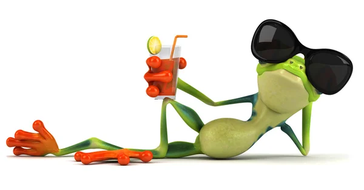
#> input picture group 414/lab2/IlliaSadovnik/img_1.png, 364 x 190 px, shrunk from 600 x 313 before the run
$ python l2.py
#> lines starting #> are read from the running program, lines starting #| are printed output that depends on the picture
import math
from typing import List

import numpy as np
import matplotlib.pyplot as plt
import cv2
from cv2 import AKAZE_create

# OpenCV matcher

def cv_matcher(first_image: np.ndarray, second_image: np.ndarray) -> List[cv2.DMatch]:
    kaze = AKAZE_create()
    first_kps, first_descs = kaze.detectAndCompute(first_image, None)
    second_kps, second_descs = kaze.detectAndCompute(second_image, None)
    matcher = cv2.BFMatcher(cv2.NORM_L2, crossCheck=True)
    matches_list = matcher.match(first_descs, second_descs)
    res = cv2.drawMatches(first_image, first_kps, second_image, second_kps, matches_list, None, flags=2)
    plt.imshow(res)
    plt.title('cv_matcher')
    plt.show()
    return res


# Custom matcher

def my_matcher(first_image: np.ndarray, second_image: np.ndarray) -> List[cv2.DMatch]:
    kaze = AKAZE_create()
    first_kps, first_descs = kaze.detectAndCompute(first_image, None)
    second_kps, second_descs = kaze.detectAndCompute(second_image, None)
    matches_list = [
        cv2.DMatch(_distance=np.linalg.norm(descs1 - descs2), _imgIdx=0, _queryIdx=descs1_idx, _trainIdx=descs1_idx)
        for descs1_idx, descs1 in enumerate(first_descs) for descs1_idx, descs2 in enumerate(second_descs)
    ]
    matches_list = sorted(matches_list, key=lambda x: x.distance)[:math.floor(len(matches_list) * 0.01)]
    res = cv2.drawMatches(first_image, first_kps, second_image, second_kps, matches_list, None, flags=2)
    plt.imshow(res)
    plt.title('my_matcher')
    plt.show()
    return res


# First pair
img_1 = cv2.imread('img_1.png', cv2.IMREAD_COLOR)
#> img_1 is the input picture: shape (190, 364, 3); mean B, G, R 206.9, 219.9, 224.6
img_2 = cv2.imread('img_2.png', cv2.IMREAD_COLOR)
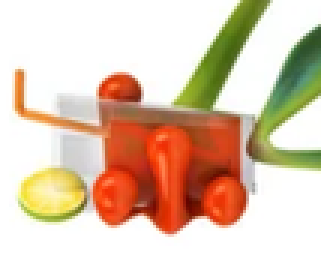
#> input picture group 414/lab2/IlliaSadovnik/img_2.png, 107 x 89 px, shrunk from 177 x 146 before the run (shown 3 times larger)
#> img_2 is the input picture: shape (89, 107, 3); mean B, G, R 176.7, 198.8, 223.4

detector = AKAZE_create()
kps1, _ = detector.detectAndCompute(img_1, None)
#> kps1 = 165 keypoints; strongest (x, y, size): (300, 56, 5.7), (198, 126, 8.1), (181, 63, 8.1), (286, 128, 8.1)
kps2, _ = detector.detectAndCompute(img_2, None)
#> kps2 = 10 keypoints; (x, y, size): (44, 30, 4.8), (74, 34, 4.8), (50, 32, 4.8), (77, 40, 4.8), (35, 29, 4.8), (76, 57, 4.8), (55, 33, 4.8), (31, 48, 4.8), (32, 55, 4.8), (38, 55, 4.8)

plt.imshow(cv2.drawKeypoints(img_1, kps1, np.array([])))
plt.show()

plt.imshow(cv2.drawKeypoints(img_2, kps2, np.array([])))
plt.show()
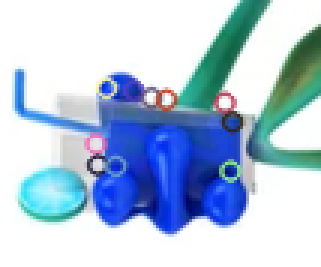
#> shown: shape (89, 107, 3) (shown 3 times larger); mean R, G, B 176.9, 197.8, 221.2

cv_matcher(img_1, img_2)
#> in cv_matcher, `first_kps, first_descs = kaze.detectAndCompute(first_image, None)`: first_kps has the same summary as kps1 outside cv_matcher
#> in cv_matcher, `second_kps, second_descs = kaze.detectAndCompute(second_image, None)`: second_kps has the same summary as kps2 outside cv_matcher
#> in cv_matcher, `matches_list = matcher.match(first_descs, second_descs)`: matches_list = 8 matches
#> in cv_matcher, `res = cv2.drawMatches(first_image, first_kps, second_image, second_kps..`:
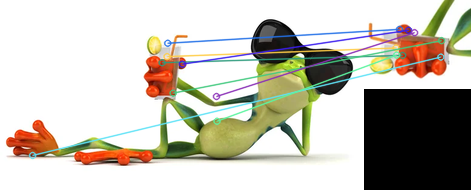
#> res: shape (190, 471, 3); mean B, G, R 179.7, 190.6, 194.3
my_matcher(img_1, img_2)
#> in my_matcher, `first_kps, first_descs = kaze.detectAndCompute(first_image, None)`: first_kps has the same summary as kps1 outside my_matcher
#> in my_matcher, `second_kps, second_descs = kaze.detectAndCompute(second_image, None)`: second_kps has the same summary as kps2 outside my_matcher
#> in my_matcher, `matches_list = [ cv2.DMatch(_distance=np.linalg.norm(descs1 - descs2),..`: matches_list = 1650 matches
#> in my_matcher, `matches_list = sorted(matches_list, key=lambda x: x.distance)[:math.fl..`: matches_list = 16 matches

# Second pair
img_3 = cv2.imread('img_3.png', cv2.IMREAD_COLOR)
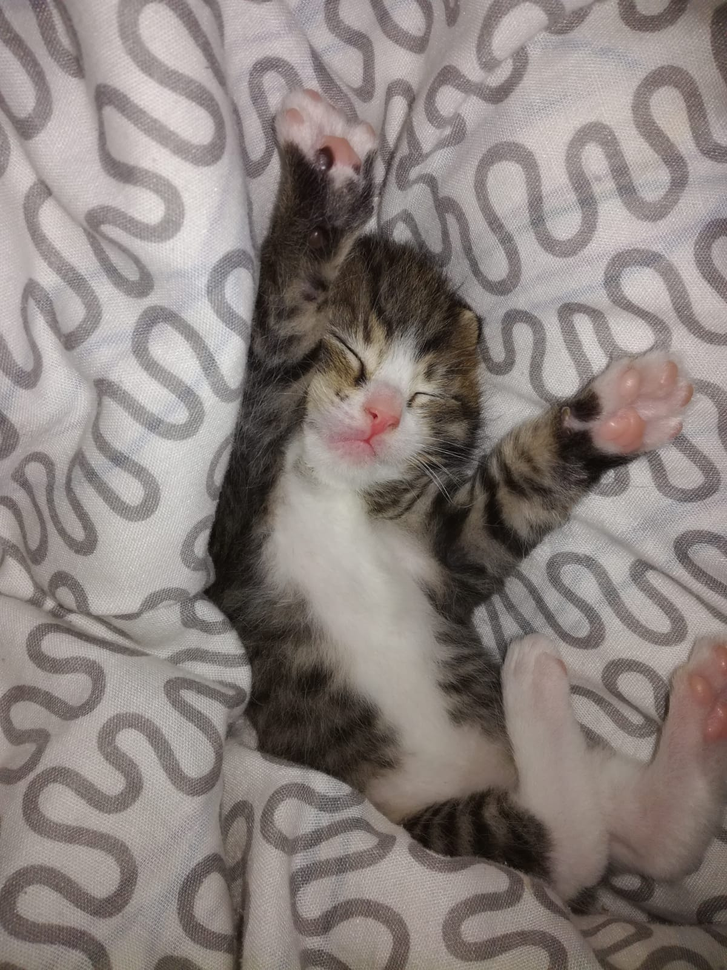
#> input picture group 414/lab2/IlliaSadovnik/img_3.png, 727 x 970 px, shrunk from 1200 x 1600 before the run
#> img_3 is the input picture: shape (970, 727, 3); mean B, G, R 125.7, 129.3, 138.6
img_4 = cv2.imread('img_4.png', cv2.IMREAD_COLOR)
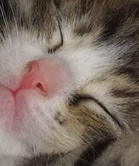
#> input picture group 414/lab2/IlliaSadovnik/img_4.png, 139 x 166 px, shrunk from 229 x 274 before the run
#> img_4 is the input picture: shape (166, 139, 3); mean B, G, R 100, 109, 124.1

detector = AKAZE_create()
kps3, _ = detector.detectAndCompute(img_3, None)
#> kps3 = 1074 keypoints; strongest (x, y, size): (360, 376, 16.1), (360, 377, 11.4), (586, 407, 16.1), (242, 676, 16.1)
kps4, _ = detector.detectAndCompute(img_4, None)
#> kps4 = 16 keypoints; strongest (x, y, size): (78, 97, 8.1), (51, 50, 5.7), (39, 85, 4.8), (92, 105, 5.7)

plt.imshow(cv2.drawKeypoints(img_3, kps3, np.array([])))
plt.show()

plt.imshow(cv2.drawKeypoints(img_4, kps4, np.array([])))
plt.show()
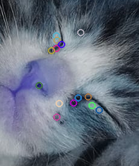
#> shown: shape (166, 139, 3); mean R, G, B 100.5, 109.3, 124.4

cv_matcher(img_3, img_4)
#> in cv_matcher (call 2), `first_kps, first_descs = kaze.detectAndCompute(first_image, None)`: first_kps has the same summary as kps3 outside cv_matcher
#> in cv_matcher (call 2), `second_kps, second_descs = kaze.detectAndCompute(second_image, None)`: second_kps has the same summary as kps4 outside cv_matcher
#> in cv_matcher (call 2), `matches_list = matcher.match(first_descs, second_descs)`: matches_list = 16 matches
my_matcher(img_3, img_4)
#> in my_matcher (call 2), `first_kps, first_descs = kaze.detectAndCompute(first_image, None)`: first_kps has the same summary as kps3 outside my_matcher
#> in my_matcher (call 2), `second_kps, second_descs = kaze.detectAndCompute(second_image, None)`: second_kps has the same summary as kps4 outside my_matcher
#> in my_matcher (call 2), `matches_list = [ cv2.DMatch(_distance=np.linalg.norm(descs1 - descs2),..`: matches_list = 17184 matches
#> in my_matcher (call 2), `matches_list = sorted(matches_list, key=lambda x: x.distance)[:math.fl..`: matches_list = 171 matches
#> in my_matcher (call 2), `res = cv2.drawMatches(first_image, first_kps, second_image, second_kps..`:
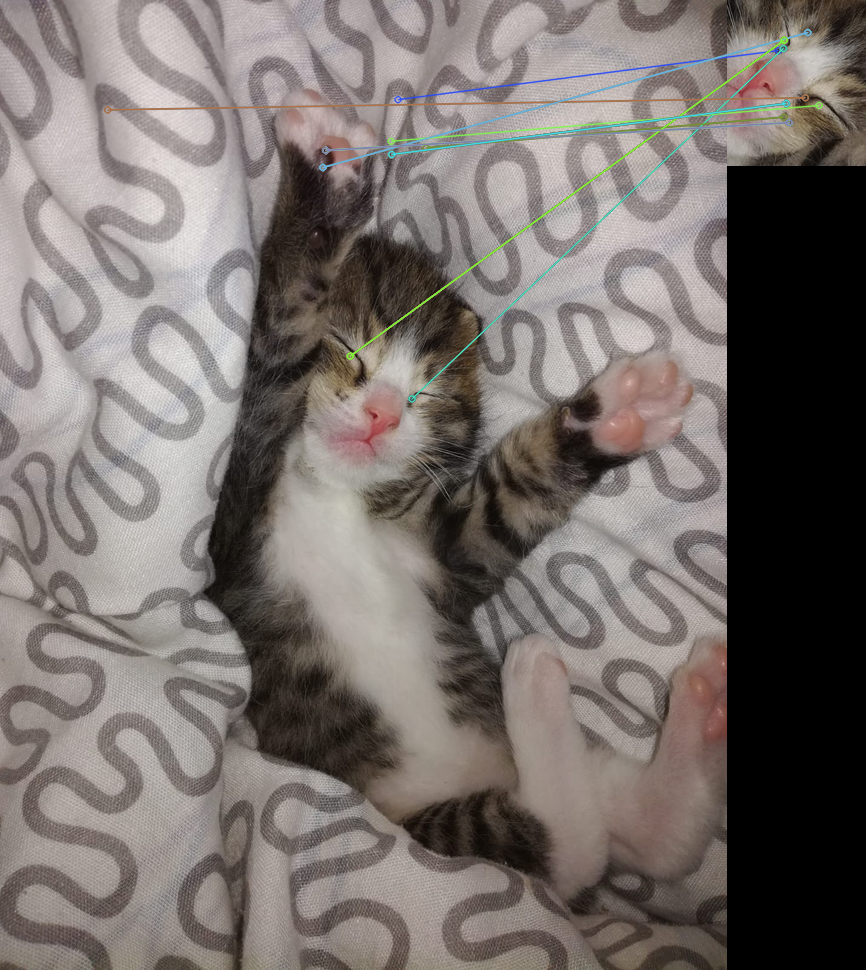
#> res: shape (970, 866, 3); mean B, G, R 108.2, 111.8, 119.3
